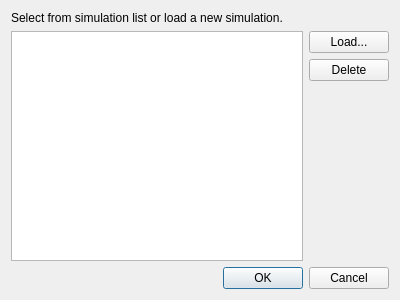
<?xml version="1.0" encoding="UTF-8"?>
<ui version="4.0">
    <class>SimulationSelectionDialog</class>
    <widget class="QDialog" name="SimulationSelectionDialog">
        <property name="geometry">
            <rect>
                <x>0</x>
                <y>0</y>
                <width>400</width>
                <height>300</height>
            </rect>
        </property>
        <property name="windowTitle">
            <string>Simulation Import</string>
        </property>
        <layout class="QVBoxLayout" name="verticalLayout_2">
            <item>
                <widget class="QLabel" name="label">
                    <property name="text">
                        <string>Select from simulation list or load a new simulation.</string>
                    </property>
                </widget>
            </item>
            <item>
                <layout class="QHBoxLayout" name="horizontalLayout">
                    <item>
                        <widget class="QTableView" name="tableView">
                            <property name="selectionBehavior">
                                <enum>QAbstractItemView::SelectRows</enum>
                            </property>
                        </widget>
                    </item>
                    <item>
                        <layout class="QVBoxLayout" name="verticalLayout">
                            <item>
                                <widget class="QPushButton" name="loadButton">
                                    <property name="text">
                                        <string>Load...</string>
                                    </property>
                                </widget>
                            </item>
                            <item>
                                <widget class="QPushButton" name="deleteButton">
                                    <property name="text">
                                        <string>Delete</string>
                                    </property>
                                </widget>
                            </item>
                            <item>
                                <spacer name="verticalSpacer">
                                    <property name="orientation">
                                        <enum>Qt::Vertical</enum>
                                    </property>
                                    <property name="sizeHint" stdset="0">
                                        <size>
                                            <width>20</width>
                                            <height>40</height>
                                        </size>
                                    </property>
                                </spacer>
                            </item>
                        </layout>
                    </item>
                </layout>
            </item>
            <item>
                <layout class="QHBoxLayout" name="horizontalLayout_2">
                    <item>
                        <widget class="QLabel" name="status">
                            <property name="text">
                                <string>&lt;Nothing Selected&gt;</string>
                            </property>
                        </widget>
                    </item>
                    <item>
                        <widget class="QDialogButtonBox" name="buttonBox">
                            <property name="orientation">
                                <enum>Qt::Horizontal</enum>
                            </property>
                            <property name="standardButtons">
                                <set>QDialogButtonBox::Cancel|QDialogButtonBox::Ok</set>
                            </property>
                        </widget>
                    </item>
                </layout>
            </item>
        </layout>
    </widget>
    <resources/>
    <connections>
        <connection>
            <sender>buttonBox</sender>
            <signal>accepted()</signal>
            <receiver>SimulationSelectionDialog</receiver>
            <slot>accept()</slot>
            <hints>
                <hint type="sourcelabel">
                    <x>248</x>
                    <y>254</y>
                </hint>
                <hint type="destinationlabel">
                    <x>157</x>
                    <y>274</y>
                </hint>
            </hints>
        </connection>
        <connection>
            <sender>buttonBox</sender>
            <signal>rejected()</signal>
            <receiver>SimulationSelectionDialog</receiver>
            <slot>reject()</slot>
            <hints>
                <hint type="sourcelabel">
                    <x>316</x>
                    <y>260</y>
                </hint>
                <hint type="destinationlabel">
                    <x>286</x>
                    <y>274</y>
                </hint>
            </hints>
        </connection>
    </connections>
</ui>
